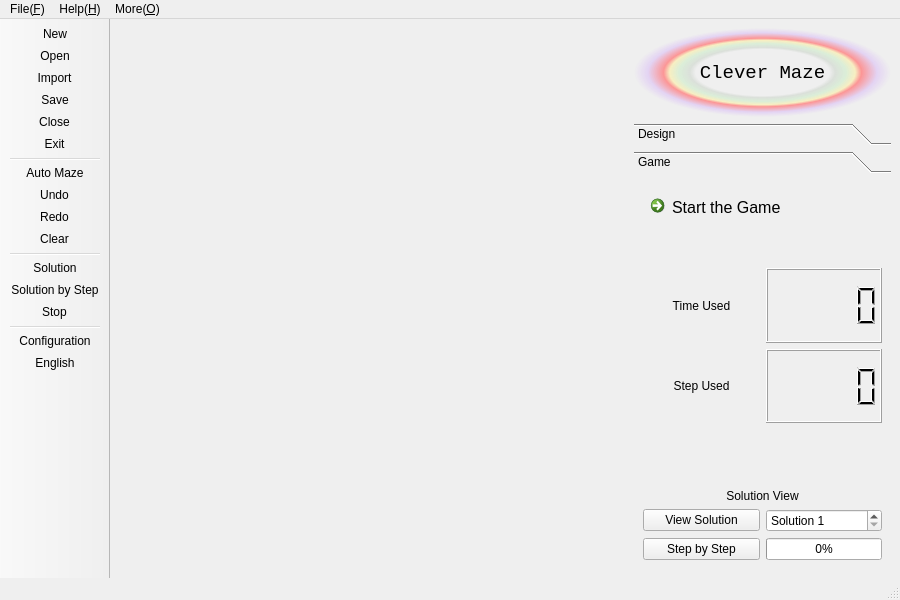
<?xml version="1.0" encoding="UTF-8"?>
<ui version="4.0">
 <class>MainWindow</class>
 <widget class="QMainWindow" name="MainWindow">
  <property name="geometry">
   <rect>
    <x>0</x>
    <y>0</y>
    <width>900</width>
    <height>600</height>
   </rect>
  </property>
  <property name="windowTitle">
   <string>Clever Maze</string>
  </property>
  <property name="locale">
   <locale language="English" country="UnitedKingdom"/>
  </property>
  <widget class="QWidget" name="centralwidget">
   <layout class="QGridLayout" name="gridLayout" rowstretch="1,5" columnstretch="2,1">
    <item row="0" column="1">
     <widget class="QLabel" name="label_Title">
      <property name="font">
       <font>
        <family>Consolas</family>
        <pointsize>14</pointsize>
       </font>
      </property>
      <property name="styleSheet">
       <string notr="true">background-color: qradialgradient(spread:pad, cx:0.5, cy:0.5, radius:0.5, fx:0.5, fy:0.5, stop:0 rgba(0, 0, 0, 0), stop:0.52 rgba(0, 0, 0, 0), stop:0.565 rgba(82, 121, 76, 33), stop:0.65 rgba(159, 235, 148, 64), stop:0.721925 rgba(255, 238, 150, 129), stop:0.77 rgba(255, 128, 128, 204), stop:0.89 rgba(191, 128, 255, 64), stop:1 rgba(0, 0, 0, 0));</string>
      </property>
      <property name="text">
       <string>Clever Maze</string>
      </property>
      <property name="alignment">
       <set>Qt::AlignCenter</set>
      </property>
     </widget>
    </item>
    <item row="1" column="1">
     <widget class="QToolBox" name="toolBox">
      <property name="currentIndex">
       <number>1</number>
      </property>
      <widget class="QWidget" name="page_Design">
       <property name="geometry">
        <rect>
         <x>0</x>
         <y>0</y>
         <width>277</width>
         <height>373</height>
        </rect>
       </property>
       <attribute name="label">
        <string>Design</string>
       </attribute>
       <layout class="QGridLayout" name="gridLayout_3">
        <item row="5" column="0">
         <widget class="QLabel" name="label_Set_As">
          <property name="text">
           <string>Set As</string>
          </property>
          <property name="alignment">
           <set>Qt::AlignCenter</set>
          </property>
         </widget>
        </item>
        <item row="5" column="1">
         <widget class="QComboBox" name="comboBox">
          <item>
           <property name="text">
            <string>Accessible</string>
           </property>
          </item>
          <item>
           <property name="text">
            <string>Inaccessible</string>
           </property>
          </item>
          <item>
           <property name="text">
            <string>Entrance</string>
           </property>
          </item>
          <item>
           <property name="text">
            <string>Exit</string>
           </property>
          </item>
         </widget>
        </item>
        <item row="3" column="0" colspan="2">
         <spacer name="verticalSpacer_3">
          <property name="orientation">
           <enum>Qt::Vertical</enum>
          </property>
          <property name="sizeHint" stdset="0">
           <size>
            <width>20</width>
            <height>40</height>
           </size>
          </property>
         </spacer>
        </item>
        <item row="2" column="0">
         <widget class="QLabel" name="label_2">
          <property name="text">
           <string>Column Count</string>
          </property>
          <property name="alignment">
           <set>Qt::AlignCenter</set>
          </property>
         </widget>
        </item>
        <item row="0" column="1">
         <widget class="QSpinBox" name="spinBox_Row">
          <property name="minimum">
           <number>2</number>
          </property>
          <property name="maximum">
           <number>50</number>
          </property>
          <property name="value">
           <number>10</number>
          </property>
         </widget>
        </item>
        <item row="8" column="0" colspan="2">
         <spacer name="verticalSpacer">
          <property name="orientation">
           <enum>Qt::Vertical</enum>
          </property>
          <property name="sizeHint" stdset="0">
           <size>
            <width>20</width>
            <height>40</height>
           </size>
          </property>
         </spacer>
        </item>
        <item row="1" column="0" colspan="2">
         <spacer name="verticalSpacer_2">
          <property name="orientation">
           <enum>Qt::Vertical</enum>
          </property>
          <property name="sizeHint" stdset="0">
           <size>
            <width>20</width>
            <height>40</height>
           </size>
          </property>
         </spacer>
        </item>
        <item row="9" column="0" colspan="2">
         <widget class="QGroupBox" name="groupBox">
          <property name="title">
           <string>Auto Maze Options</string>
          </property>
          <layout class="QGridLayout" name="gridLayout_4">
           <item row="1" column="1">
            <widget class="QSpinBox" name="spinBox_3"/>
           </item>
           <item row="4" column="0" colspan="3">
            <widget class="QPushButton" name="pushButton">
             <property name="text">
              <string>Auto Maze Go!</string>
             </property>
             <property name="icon">
              <iconset resource="Icons.qrc">
               <normaloff>:/Menu Icon/Create Video.svg</normaloff>:/Menu Icon/Create Video.svg</iconset>
             </property>
            </widget>
           </item>
           <item row="3" column="1">
            <widget class="QSpinBox" name="spinBox_5"/>
           </item>
           <item row="1" column="2">
            <widget class="QSpinBox" name="spinBox_4"/>
           </item>
           <item row="1" column="0">
            <widget class="QLabel" name="label_3">
             <property name="text">
              <string>Entrence at</string>
             </property>
            </widget>
           </item>
           <item row="3" column="2">
            <widget class="QSpinBox" name="spinBox_6"/>
           </item>
           <item row="3" column="0">
            <widget class="QLabel" name="label_4">
             <property name="text">
              <string>Exit at</string>
             </property>
            </widget>
           </item>
          </layout>
         </widget>
        </item>
        <item row="2" column="1">
         <widget class="QSpinBox" name="spinBox_Column">
          <property name="minimum">
           <number>2</number>
          </property>
          <property name="maximum">
           <number>50</number>
          </property>
          <property name="value">
           <number>10</number>
          </property>
         </widget>
        </item>
        <item row="0" column="0">
         <widget class="QLabel" name="label">
          <property name="text">
           <string>Row Count</string>
          </property>
          <property name="alignment">
           <set>Qt::AlignCenter</set>
          </property>
         </widget>
        </item>
        <item row="7" column="0" colspan="2">
         <widget class="QPushButton" name="pushButton_Check">
          <property name="text">
           <string>Check the Maze</string>
          </property>
         </widget>
        </item>
        <item row="6" column="0" colspan="2">
         <spacer name="verticalSpacer_4">
          <property name="orientation">
           <enum>Qt::Vertical</enum>
          </property>
          <property name="sizeHint" stdset="0">
           <size>
            <width>20</width>
            <height>40</height>
           </size>
          </property>
         </spacer>
        </item>
       </layout>
      </widget>
      <widget class="QWidget" name="page_Game">
       <property name="geometry">
        <rect>
         <x>0</x>
         <y>0</y>
         <width>277</width>
         <height>373</height>
        </rect>
       </property>
       <attribute name="label">
        <string>Game</string>
       </attribute>
       <layout class="QGridLayout" name="gridLayout_2" columnstretch="1,1">
        <item row="8" column="0">
         <widget class="QPushButton" name="pushButton_Solution">
          <property name="text">
           <string>View Solution</string>
          </property>
         </widget>
        </item>
        <item row="8" column="1">
         <widget class="QSpinBox" name="spinBox_SolutionNo">
          <property name="prefix">
           <string>Solution </string>
          </property>
          <property name="minimum">
           <number>1</number>
          </property>
         </widget>
        </item>
        <item row="0" column="0" colspan="2">
         <widget class="QCommandLinkButton" name="commandLinkButton_Start">
          <property name="font">
           <font>
            <family>Segoe UI</family>
            <pointsize>12</pointsize>
            <weight>50</weight>
            <bold>false</bold>
           </font>
          </property>
          <property name="text">
           <string>Start the Game</string>
          </property>
          <property name="description">
           <string/>
          </property>
         </widget>
        </item>
        <item row="9" column="0">
         <widget class="QPushButton" name="pushButton_Step">
          <property name="text">
           <string>Step by Step</string>
          </property>
         </widget>
        </item>
        <item row="9" column="1">
         <widget class="QProgressBar" name="progressBar_Step">
          <property name="value">
           <number>0</number>
          </property>
         </widget>
        </item>
        <item row="6" column="0" colspan="2">
         <widget class="QLabel" name="label_Time_2">
          <property name="text">
           <string>Solution View</string>
          </property>
          <property name="alignment">
           <set>Qt::AlignBottom|Qt::AlignHCenter</set>
          </property>
         </widget>
        </item>
        <item row="5" column="1">
         <widget class="QLCDNumber" name="lcdNumber_Step"/>
        </item>
        <item row="5" column="0">
         <widget class="QLabel" name="label_5">
          <property name="text">
           <string>Step Used</string>
          </property>
          <property name="alignment">
           <set>Qt::AlignCenter</set>
          </property>
         </widget>
        </item>
        <item row="3" column="1">
         <widget class="QLCDNumber" name="lcdNumber_Time">
          <property name="smallDecimalPoint">
           <bool>false</bool>
          </property>
          <property name="digitCount">
           <number>5</number>
          </property>
          <property name="value" stdset="0">
           <double>0.000000000000000</double>
          </property>
          <property name="intValue" stdset="0">
           <number>0</number>
          </property>
         </widget>
        </item>
        <item row="3" column="0">
         <widget class="QLabel" name="label_Time">
          <property name="text">
           <string>Time Used</string>
          </property>
          <property name="alignment">
           <set>Qt::AlignCenter</set>
          </property>
         </widget>
        </item>
       </layout>
      </widget>
     </widget>
    </item>
    <item row="1" column="0">
     <spacer name="horizontalSpacer">
      <property name="orientation">
       <enum>Qt::Horizontal</enum>
      </property>
      <property name="sizeHint" stdset="0">
       <size>
        <width>546</width>
        <height>20</height>
       </size>
      </property>
     </spacer>
    </item>
   </layout>
  </widget>
  <widget class="QMenuBar" name="menubar">
   <property name="geometry">
    <rect>
     <x>0</x>
     <y>0</y>
     <width>900</width>
     <height>26</height>
    </rect>
   </property>
   <widget class="QMenu" name="menuFile_F">
    <property name="title">
     <string>File(&amp;F)</string>
    </property>
    <addaction name="actionNew"/>
    <addaction name="actionOpen"/>
    <addaction name="actionImport"/>
    <addaction name="actionSave"/>
    <addaction name="actionSave_As"/>
    <addaction name="separator"/>
    <addaction name="actionConfiguration"/>
    <addaction name="separator"/>
    <addaction name="actionClose"/>
    <addaction name="actionExit"/>
   </widget>
   <widget class="QMenu" name="menuHelp_H">
    <property name="title">
     <string>Help(&amp;H)</string>
    </property>
    <addaction name="actionEnglish"/>
    <addaction name="actionChinese"/>
   </widget>
   <widget class="QMenu" name="menuMore_O">
    <property name="title">
     <string>More(&amp;O)</string>
    </property>
    <widget class="QMenu" name="menuAbout_Teddy_van_Jerry">
     <property name="title">
      <string>About Teddy van Jerry</string>
     </property>
     <addaction name="actionGitHub"/>
     <addaction name="actionCSDN"/>
     <addaction name="actionStack_Overflow"/>
     <addaction name="actionBilibili"/>
    </widget>
    <widget class="QMenu" name="menuSend_Feedback">
     <property name="title">
      <string>Send Feedback</string>
     </property>
     <addaction name="actionGitHub_2"/>
     <addaction name="actionCSDN_2"/>
    </widget>
    <addaction name="menuAbout_Teddy_van_Jerry"/>
    <addaction name="menuSend_Feedback"/>
    <addaction name="actionGitHub_Repository"/>
    <addaction name="actionVersion"/>
    <addaction name="actionCheck_Update"/>
   </widget>
   <addaction name="menuFile_F"/>
   <addaction name="menuHelp_H"/>
   <addaction name="menuMore_O"/>
  </widget>
  <widget class="QStatusBar" name="statusbar"/>
  <widget class="QToolBar" name="toolBar">
   <property name="windowTitle">
    <string>toolBar</string>
   </property>
   <property name="statusTip">
    <string/>
   </property>
   <property name="movable">
    <bool>false</bool>
   </property>
   <property name="floatable">
    <bool>false</bool>
   </property>
   <attribute name="toolBarArea">
    <enum>LeftToolBarArea</enum>
   </attribute>
   <attribute name="toolBarBreak">
    <bool>false</bool>
   </attribute>
   <addaction name="actionNew"/>
   <addaction name="actionOpen"/>
   <addaction name="actionImport"/>
   <addaction name="actionSave"/>
   <addaction name="actionClose"/>
   <addaction name="actionExit"/>
   <addaction name="separator"/>
   <addaction name="actionAuto_Maze"/>
   <addaction name="actionUndo"/>
   <addaction name="actionRedo"/>
   <addaction name="actionClear"/>
   <addaction name="separator"/>
   <addaction name="actionSolution"/>
   <addaction name="actionSolution_by_Step"/>
   <addaction name="actionStop"/>
   <addaction name="separator"/>
   <addaction name="actionConfiguration"/>
   <addaction name="actionEnglish"/>
  </widget>
  <action name="actionNew">
   <property name="icon">
    <iconset resource="Icons.qrc">
     <normaloff>:/Menu Icon/New.svg</normaloff>:/Menu Icon/New.svg</iconset>
   </property>
   <property name="text">
    <string>New</string>
   </property>
   <property name="shortcut">
    <string>Ctrl+N</string>
   </property>
  </action>
  <action name="actionOpen">
   <property name="icon">
    <iconset resource="Icons.qrc">
     <normaloff>:/Menu Icon/Open.svg</normaloff>:/Menu Icon/Open.svg</iconset>
   </property>
   <property name="text">
    <string>Open</string>
   </property>
   <property name="shortcut">
    <string>Ctrl+O</string>
   </property>
  </action>
  <action name="actionSave">
   <property name="icon">
    <iconset resource="Icons.qrc">
     <normaloff>:/Menu Icon/Save.svg</normaloff>:/Menu Icon/Save.svg</iconset>
   </property>
   <property name="text">
    <string>Save</string>
   </property>
   <property name="shortcut">
    <string>Ctrl+S</string>
   </property>
  </action>
  <action name="actionSave_As">
   <property name="icon">
    <iconset resource="Icons.qrc">
     <normaloff>:/Menu Icon/SaveAs.svg</normaloff>:/Menu Icon/SaveAs.svg</iconset>
   </property>
   <property name="text">
    <string>Save As</string>
   </property>
   <property name="shortcut">
    <string>Ctrl+A</string>
   </property>
  </action>
  <action name="actionClose">
   <property name="icon">
    <iconset resource="Icons.qrc">
     <normaloff>:/Menu Icon/Close.svg</normaloff>:/Menu Icon/Close.svg</iconset>
   </property>
   <property name="text">
    <string>Close</string>
   </property>
   <property name="shortcut">
    <string>Ctrl+W</string>
   </property>
  </action>
  <action name="actionExit">
   <property name="icon">
    <iconset resource="Icons.qrc">
     <normaloff>:/Menu Icon/Exit.svg</normaloff>:/Menu Icon/Exit.svg</iconset>
   </property>
   <property name="text">
    <string>Exit</string>
   </property>
   <property name="shortcut">
    <string>Ctrl+E</string>
   </property>
  </action>
  <action name="actionUndo">
   <property name="icon">
    <iconset resource="Icons.qrc">
     <normaloff>:/Menu Icon/Undo.svg</normaloff>:/Menu Icon/Undo.svg</iconset>
   </property>
   <property name="text">
    <string>Undo</string>
   </property>
   <property name="shortcut">
    <string>Ctrl+Z</string>
   </property>
  </action>
  <action name="actionRedo">
   <property name="icon">
    <iconset resource="Icons.qrc">
     <normaloff>:/Menu Icon/Redo.svg</normaloff>:/Menu Icon/Redo.svg</iconset>
   </property>
   <property name="text">
    <string>Redo</string>
   </property>
   <property name="shortcut">
    <string>Ctrl+Y</string>
   </property>
  </action>
  <action name="actionClear">
   <property name="icon">
    <iconset resource="Icons.qrc">
     <normaloff>:/Menu Icon/DeleteImage.svg</normaloff>:/Menu Icon/DeleteImage.svg</iconset>
   </property>
   <property name="text">
    <string>Clear</string>
   </property>
  </action>
  <action name="actionSolution">
   <property name="icon">
    <iconset resource="Icons.qrc">
     <normaloff>:/Menu Icon/Create Images in Range.svg</normaloff>:/Menu Icon/Create Images in Range.svg</iconset>
   </property>
   <property name="text">
    <string>Solution</string>
   </property>
   <property name="shortcut">
    <string>F5</string>
   </property>
  </action>
  <action name="actionSolution_by_Step">
   <property name="icon">
    <iconset resource="Icons.qrc">
     <normaloff>:/Menu Icon/Create Image.svg</normaloff>:/Menu Icon/Create Image.svg</iconset>
   </property>
   <property name="text">
    <string>Solution by Step</string>
   </property>
   <property name="shortcut">
    <string>F10</string>
   </property>
  </action>
  <action name="actionAuto_Maze">
   <property name="icon">
    <iconset resource="Icons.qrc">
     <normaloff>:/Menu Icon/Create Video.svg</normaloff>:/Menu Icon/Create Video.svg</iconset>
   </property>
   <property name="text">
    <string>Auto Maze</string>
   </property>
  </action>
  <action name="actionEnglish">
   <property name="icon">
    <iconset resource="Icons.qrc">
     <normaloff>:/Menu Icon/Help.svg</normaloff>:/Menu Icon/Help.svg</iconset>
   </property>
   <property name="text">
    <string>English</string>
   </property>
   <property name="toolTip">
    <string>English Help</string>
   </property>
   <property name="shortcut">
    <string>Ctrl+H</string>
   </property>
  </action>
  <action name="actionChinese">
   <property name="icon">
    <iconset resource="Icons.qrc">
     <normaloff>:/Menu Icon/Help.svg</normaloff>:/Menu Icon/Help.svg</iconset>
   </property>
   <property name="text">
    <string>Chinese</string>
   </property>
   <property name="toolTip">
    <string>Chinese Help</string>
   </property>
   <property name="shortcut">
    <string>Shift+H</string>
   </property>
  </action>
  <action name="actionGitHub">
   <property name="text">
    <string>GitHub</string>
   </property>
  </action>
  <action name="actionCSDN">
   <property name="text">
    <string>CSDN</string>
   </property>
  </action>
  <action name="actionStack_Overflow">
   <property name="text">
    <string>Stack Overflow</string>
   </property>
  </action>
  <action name="actionBilibili">
   <property name="text">
    <string>Bilibili</string>
   </property>
  </action>
  <action name="actionGitHub_2">
   <property name="text">
    <string>GitHub</string>
   </property>
  </action>
  <action name="actionCSDN_2">
   <property name="text">
    <string>CSDN</string>
   </property>
  </action>
  <action name="actionGitHub_Repository">
   <property name="icon">
    <iconset resource="Icons.qrc">
     <normaloff>:/Menu Icon/GitHub.png</normaloff>:/Menu Icon/GitHub.png</iconset>
   </property>
   <property name="text">
    <string>GitHub Repository</string>
   </property>
  </action>
  <action name="actionCheck_Update">
   <property name="icon">
    <iconset resource="Icons.qrc">
     <normaloff>:/Menu Icon/Check Images.svg</normaloff>:/Menu Icon/Check Images.svg</iconset>
   </property>
   <property name="text">
    <string>Check Update</string>
   </property>
  </action>
  <action name="actionStop">
   <property name="icon">
    <iconset resource="Icons.qrc">
     <normaloff>:/Menu Icon/Stop.svg</normaloff>:/Menu Icon/Stop.svg</iconset>
   </property>
   <property name="text">
    <string>Stop</string>
   </property>
  </action>
  <action name="actionVersion">
   <property name="icon">
    <iconset resource="Icons.qrc">
     <normaloff>:/Menu Icon/Version.png</normaloff>:/Menu Icon/Version.png</iconset>
   </property>
   <property name="text">
    <string>Version</string>
   </property>
  </action>
  <action name="actionImport">
   <property name="icon">
    <iconset resource="Icons.qrc">
     <normaloff>:/Menu Icon/Import.svg</normaloff>:/Menu Icon/Import.svg</iconset>
   </property>
   <property name="text">
    <string>Import</string>
   </property>
  </action>
  <action name="actionConfiguration">
   <property name="icon">
    <iconset resource="Icons.qrc">
     <normaloff>:/Menu Icon/Route_Tool.svg</normaloff>:/Menu Icon/Route_Tool.svg</iconset>
   </property>
   <property name="text">
    <string>Configuration</string>
   </property>
  </action>
  <action name="actionCheck_Maze">
   <property name="icon">
    <iconset resource="Icons.qrc">
     <normaloff>:/Menu Icon/Preview.png</normaloff>:/Menu Icon/Preview.png</iconset>
   </property>
   <property name="text">
    <string>Check Maze</string>
   </property>
  </action>
 </widget>
 <resources>
  <include location="Icons.qrc"/>
 </resources>
 <connections/>
</ui>
